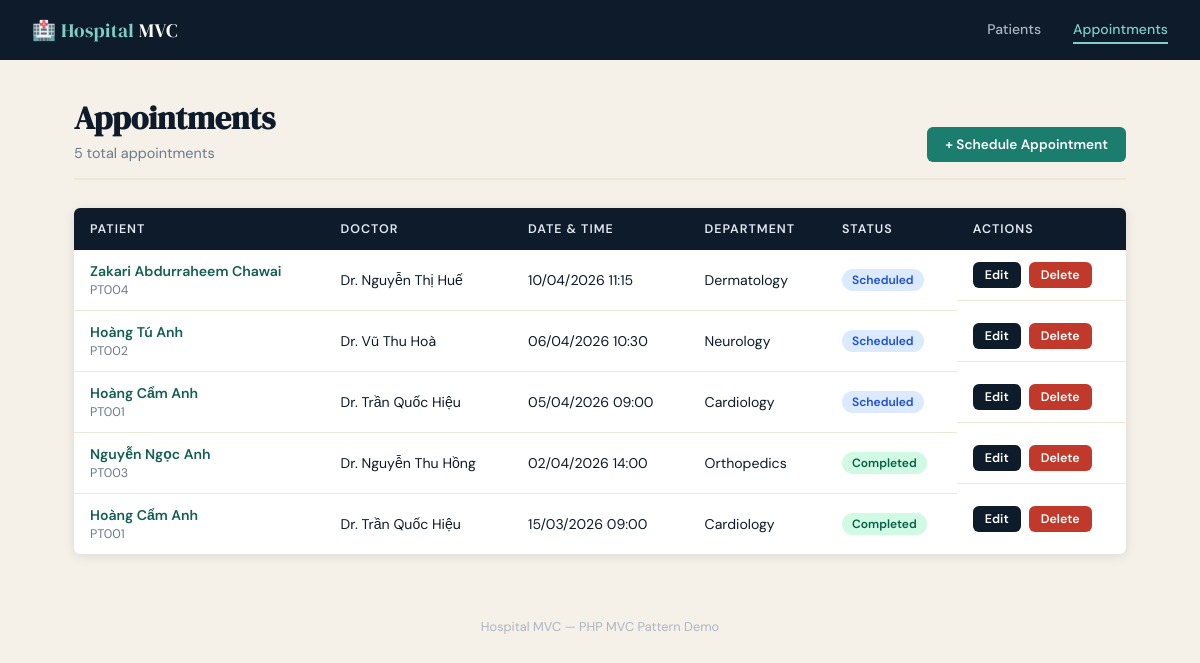
Screenshot of /index.php?controller=appointment&action=index with the database file from the repository.
### tables this page shows
CREATE TABLE IF NOT EXISTS appointments (
    id INT AUTO_INCREMENT PRIMARY KEY,
    patient_id INT NOT NULL,
    doctor_name VARCHAR(100) NOT NULL,
    appointment_date DATETIME NOT NULL,
    department VARCHAR(100) NOT NULL,
    reason TEXT,
    status ENUM('Scheduled', 'Completed', 'Cancelled') DEFAULT 'Scheduled',
    created_at TIMESTAMP DEFAULT CURRENT_TIMESTAMP,
    CONSTRAINT fk_patient FOREIGN KEY (patient_id)
        REFERENCES patients(id) ON DELETE CASCADE
);

CREATE TABLE IF NOT EXISTS patients (
    id INT AUTO_INCREMENT PRIMARY KEY,
    patient_code VARCHAR(20) NOT NULL UNIQUE,
    full_name VARCHAR(100) NOT NULL,
    date_of_birth DATE,
    gender ENUM('Male', 'Female', 'Other') DEFAULT 'Other',
    phone VARCHAR(20),
    address VARCHAR(200),
    created_at TIMESTAMP DEFAULT CURRENT_TIMESTAMP
);

### AppointmentController.php (called while the page is built, shortened)
<?php
require_once __DIR__ . '/../models/AppointmentModel.php';
class AppointmentController {
    private AppointmentModel $model;
    public function __construct() {
        $this->model        = new AppointmentModel();
    }
    public function index(): void {
        $appointments = $this->model->getAll();
        require __DIR__ . '/../views/appointments/index.php';
    }
}

### index.php (called while the page is built, shortened)
<?php
$action        = $_GET['action']     ?? 'index';
$controller = new $controllerClass();
$controller->$action();

### database.php (called while the page is built)
<?php
function getConnection(): PDO {
    $host   = 'localhost';
    $dbname = 'hospital_db';
    $user   = 'root';
    $pass   = '';
    try {
        $pdo = new PDO("mysql:host=$host;dbname=$dbname;charset=utf8mb4", $user, $pass);
        $pdo->setAttribute(PDO::ATTR_ERRMODE, PDO::ERRMODE_EXCEPTION);
        $pdo->setAttribute(PDO::ATTR_DEFAULT_FETCH_MODE, PDO::FETCH_ASSOC);
        return $pdo;
    } catch (PDOException $e) {
        die("Database connection failed: " . $e->getMessage());
    }
}

### AppointmentModel.php (called while the page is built, shortened)
<?php
require_once __DIR__ . '/../config/database.php';
class AppointmentModel {
    private PDO $pdo;
    public function __construct() {
        $this->pdo = getConnection();
    }
    public function getAll(): array {
        $stmt = $this->pdo->query(
            "SELECT a.*, p.full_name AS patient_name, p.patient_code
             FROM appointments a
             JOIN patients p ON a.patient_id = p.id
             ORDER BY a.appointment_date DESC"
        );
        return $stmt->fetchAll();
    }
}

### mnt/user-data/outputs/hospital_mvc/views/appointments/index.php (the view, shortened to what this page needs)
<?php require __DIR__ . '/../partials/header.php'; ?>
<div class="page-header">
    <div>
        <h1>Appointments</h1>
        <p><?= count($appointments) ?> total appointments</p>
    </div>
    <a href="index.php?controller=appointment&action=create" class="btn btn-teal">+ Schedule Appointment</a>
</div>
<div class="card">
    <table>
        <thead>
            <tr>
                <th>Patient</th>
                <th>Doctor</th>
                <th>Date & Time</th>
                <th>Department</th>
                <th>Status</th>
                <th>Actions</th>
            </tr>
        </thead>
        <tbody>
            <?php if (count($appointments) > 0): ?>
                <?php foreach ($appointments as $a): ?>
                <tr>
                    <td>
                        <a href="index.php?controller=patient&action=show&id=<?= $a['patient_id'] ?>"
                           style="color:var(--teal2);text-decoration:none;font-weight:600;">
                            <?= htmlspecialchars($a['patient_name']) ?>
                        </a>
                        <br><span style="font-size:0.78rem;color:var(--muted);"><?= htmlspecialchars($a['patient_code']) ?></span>
                    </td>
                    <td><?= htmlspecialchars($a['doctor_name']) ?></td>
                    <td><?= date('d/m/Y H:i', strtotime($a['appointment_date'])) ?></td>
                    <td><?= htmlspecialchars($a['department']) ?></td>
                    <td>
                        <?php $s = strtolower($a['status']); ?>
                        <span class="badge badge-<?= $s ?>"><?= htmlspecialchars($a['status']) ?></span>
                    </td>
                    <td class="td-actions">
                        <a href="index.php?controller=appointment&action=edit&id=<?= $a['id'] ?>" class="btn btn-sm btn-ink">Edit</a>
                        <a href="index.php?controller=appointment&action=delete&id=<?= $a['id'] ?>" class="btn btn-sm btn-red"
                           onclick="return confirm('Delete this appointment?')">Delete</a>
                    </td>
                </tr>
                <?php endforeach; ?>
            <?php endif; ?>
        </tbody>
    </table>
</div>
<?php require __DIR__ . '/../partials/footer.php'; ?>

### header.php (style rules this page uses)
:root { --ink: #0d1b2a; --paper: #f5f0e8; --cream: #ede8d8; --teal: #1a7d6e; --teal2: #145f54; --red: #c0392b; --gold: #b8860b; --muted: #6b7a8d; --white: #ffffff; --radius: 6px; --shadow: 0 2px 12px rgba(13,27,42,0.10); }
*, *::before, *::after { box-sizing: border-box; margin: 0; padding: 0; }
body { font-family: 'DM Sans', sans-serif; background-color: var(--paper); color: var(--ink); min-height: 100vh; }
.page-header { display: flex; justify-content: space-between; align-items: flex-end; margin-bottom: 28px; border-bottom: 2px solid var(--cream); padding-bottom: 16px; }
.page-header h1 { font-family: 'DM Serif Display', serif; font-size: 2rem; color: var(--ink); }
.page-header p { color: var(--muted); font-size: 0.9rem; margin-top: 4px; }
.btn { display: inline-block; padding: 9px 18px; border-radius: var(--radius); font-size: 0.85rem; font-weight: 600; text-decoration: none; border: none; cursor: pointer; transition: filter .15s, transform .1s; }
.btn-teal { background: var(--teal); color: #fff; }
.btn-ink { background: var(--ink); color: #fff; }
.btn-red { background: var(--red); color: #fff; }
.btn-sm { padding: 5px 12px; font-size: 0.78rem; }
.card { background: var(--white); border-radius: var(--radius); box-shadow: var(--shadow); overflow: hidden; }
table { width: 100%; border-collapse: collapse; }
thead th { background: var(--ink); color: #e0e7ef; padding: 13px 16px; text-align: left; font-size: 0.78rem; letter-spacing: 0.08em; text-transform: uppercase; font-weight: 600; }
tbody td { padding: 12px 16px; border-bottom: 1px solid var(--cream); font-size: 0.88rem; vertical-align: middle; }
tbody tr:last-child td { border-bottom: none; }
.td-actions { display: flex; gap: 8px; }
.badge { display: inline-block; padding: 3px 10px; border-radius: 20px; font-size: 0.75rem; font-weight: 600; }
.badge-scheduled { background: #dbeafe; color: #1d4ed8; }
.badge-completed { background: #d1fae5; color: #065f46; }

### rows the page displays
appointments: patient.full_name "Zakari Abdurraheem Chawai", patient.patient_code "PT004", doctor_name "Dr. Nguyễn Thị Huế", appointment_date "10/04/2026 11:15", department "Dermatology", status "Scheduled"
appointments: patient.full_name "Hoàng Tú Anh", patient.patient_code "PT002", doctor_name "Dr. Vũ Thu Hoà", appointment_date "06/04/2026 10:30", department "Neurology", status "Scheduled"
appointments: patient.full_name "Hoàng Cẩm Anh", patient.patient_code "PT001", doctor_name "Dr. Trần Quốc Hiệu", appointment_date "05/04/2026 09:00", department "Cardiology", status "Scheduled"
appointments: patient.full_name "Nguyễn Ngọc Anh", patient.patient_code "PT003", doctor_name "Dr. Nguyễn Thu Hồng", appointment_date "02/04/2026 14:00", department "Orthopedics", status "Completed"
appointments: patient.full_name "Hoàng Cẩm Anh", patient.patient_code "PT001", doctor_name "Dr. Trần Quốc Hiệu", appointment_date "15/03/2026 09:00", department "Cardiology", status "Completed"

### other values shown
count($appointments) "5"
